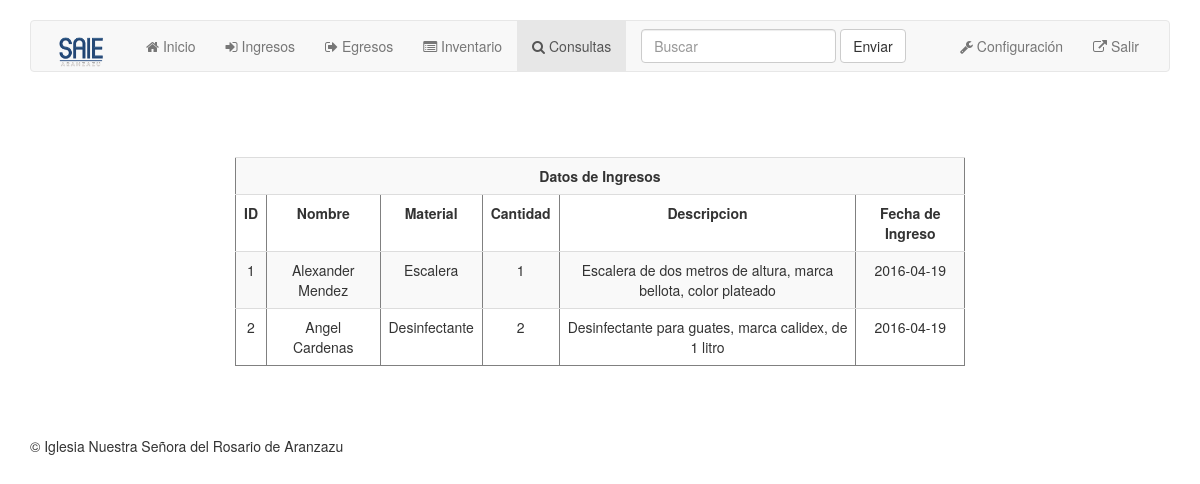
The app's page /consmateriales.php (signed in), older data.
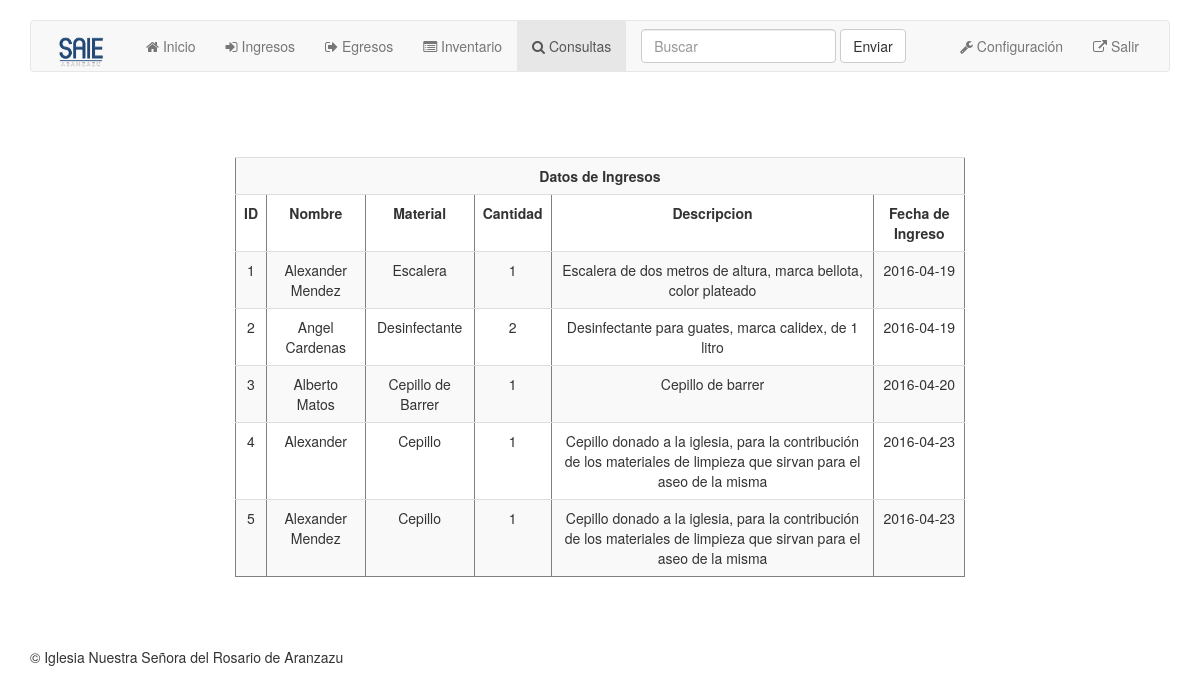
The same page, newer data.
### tables this page shows
CREATE TABLE `mteriales` (
  `id` int(11) NOT NULL,
  `nombre` varchar(40) NOT NULL,
  `material` varchar(40) NOT NULL,
  `cantidad` int(40) NOT NULL,
  `descripcion` varchar(400) NOT NULL,
  `fecha` date NOT NULL
);

### consmateriales.php (the view, shortened to what this page needs)
<?php
    if (isset($_SESSION['usuario'])) {
?>
<!doctype html>
<html lang="es">
<head>
    <link rel="stylesheet" href="/assets/css/normalize.css">
    <link rel="stylesheet" href="/assets/css/bootstrap.min.css">
    <link rel="stylesheet" href="/assets/css/main.css">
    <link rel="stylesheet" href="/assets/css/font-awesome.min.css">
</head>
<body>
    <div class="container">
        <nav class="navbar navbar-default">
            <div class="container-fluid">
                <div class="navbar-header">
                    <a class="navbar-brand" href="index.php">
                        <img src="/assets/images/logo.png" class="image-responsive" style="max-width: 70px" alt="">
                    </a>
                </div>
                <div id="navbar" class="navbar-collapse collapse">
                    <ul class="nav navbar-nav">
                        <li>
                            <a href="index.php"> <i class="fa fa-home"></i> Inicio</a>
                        </li>
                        <li>
                            <a href="ingresos.php"> <i class="fa fa-sign-in"></i> Ingresos</a>
                        </li>
                        <li>
                            <a href="egresos.php"> <i class="fa fa-sign-out"></i> Egresos</a>
                        </li>
                        <li>
                            <a href="#"> <i class="fa fa-list-alt"></i> Inventario</a>
                        </li>
                        <li class="active">
                            <a href="consultas.php"> <i class="fa fa-search"></i> Consultas</a>
                        </li>
                    </ul>
                    <form class="navbar-form navbar-left" role="search">
                        <div class="form-group">
                            <input type="text" class="form-control" placeholder="Buscar ">
                        </div>
                        <button type="submit" class="btn btn-default">Enviar</button>
                    </form>
                    <ul class="nav navbar-nav navbar-right">
                        <li>
                            <a href="#"> <i class="fa fa-wrench"></i> Configuración</a>
                        </li>
                        <li>
                            <a href="logout.php"> <i class="fa fa-external-link"></i> Salir</a>
                        </li>
                    </ul>
                </div>
            </div>
        </nav>
        <br>
        <br>
        <br>
        <br>
        <div class="row col-md-8 col-md-offset-2 custyle">
        <?php
            $sql="select * from mteriales";
            $result= mysql_query($sql) or die(mysql_error());
            echo "<table class='table table-striped custab' border=1 cellpadding=4 cellspacing=0>";
             echo "<tr>
                     <th class='text-center' colspan=6> Datos de Ingresos </th>
                   <tr>
                     <th class='text-center'> ID </th>
                     <th class='text-center'> Nombre </th>
                     <th class='text-center'> Material </th>
                     <th class='text-center'> Cantidad </th>
                     <th class='text-center'> Descripcion </th>
                     <th class='text-center'> Fecha de Ingreso </th>
                  </tr>";
            while($row=mysql_fetch_array($result))
            {
             echo "<tr>
                     <td class='text-center' align='right'> $row[id] </td>
                     <td class='text-center'> $row[nombre] </td>
                     <td class='text-center'> $row[material] </td>
                     <td class='text-center'> $row[cantidad] </td>
                     <td class='text-center'> $row[descripcion] </td>
                     <td class='text-center'> $row[fecha] </td>
                  </tr>";
            }
            echo "</table>";
        ?>
        </div>
    </div>
    <footer class="footer">
        <div class="container">
            &copy; Iglesia Nuestra Señora del Rosario de Aranzazu
        </div>
    </footer>
</body>
<?php
    }else{
        echo '<script> window.location="login.php"; </script>';
    }
?>

Row changes from the older to the newer data that the page shows:
added mteriales: id "3", nombre "Alberto Matos", material "Cepillo de Barrer", cantidad "1", descripcion "Cepillo de barrer", fecha "2016-04-20"
added mteriales: id "4", nombre "Alexander", material "Cepillo", cantidad "1", descripcion "Cepillo donado a la iglesia, para la contribución de los materiales de limpieza que sirvan para el aseo de la misma", fecha "2016-04-23"
added mteriales: id "5", nombre "Alexander Mendez", material "Cepillo", cantidad "1", descripcion "Cepillo donado a la iglesia, para la contribución de los materiales de limpieza que sirvan para el aseo de la misma", fecha "2016-04-23"
